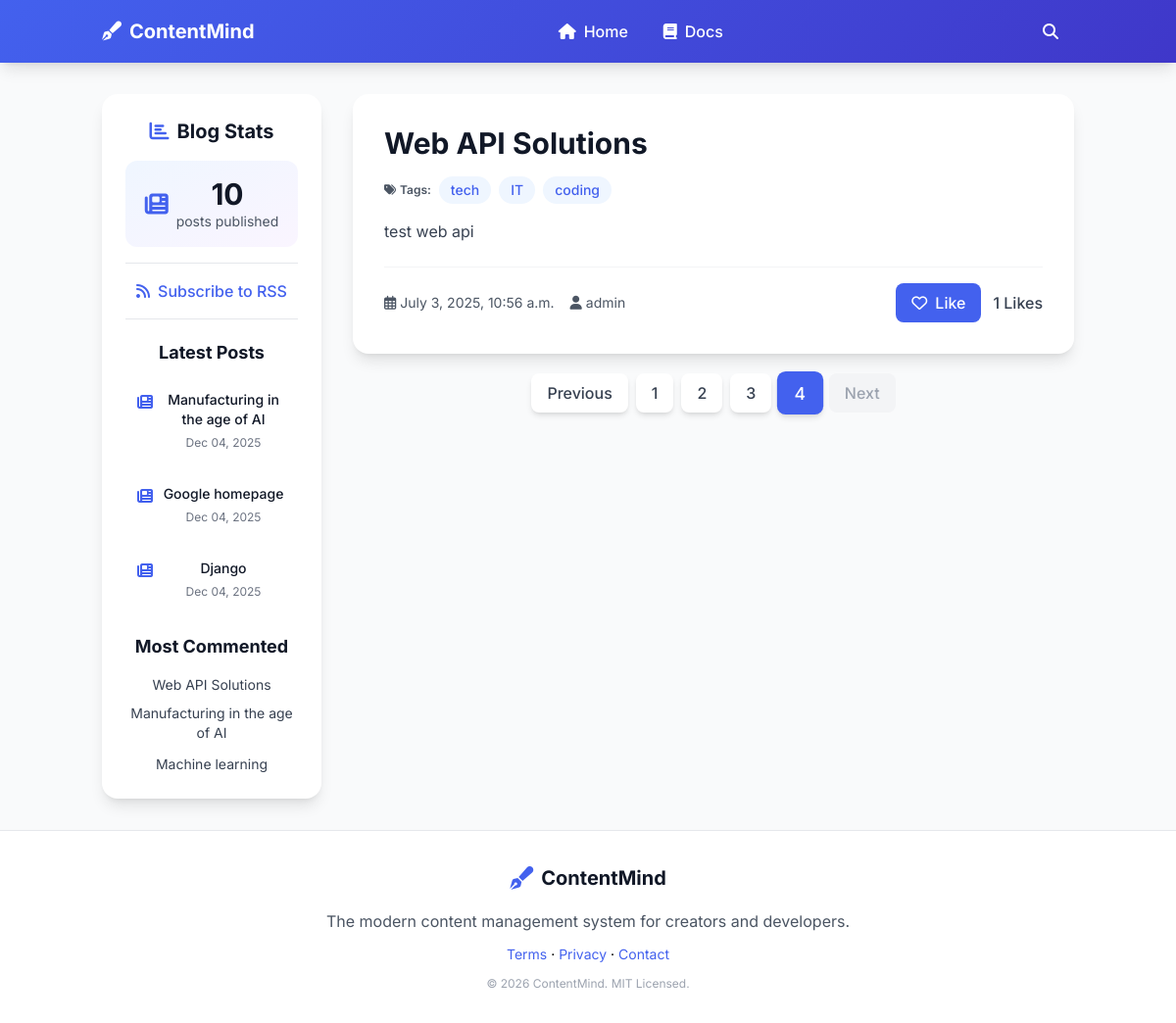
/?page=4, run on the app's committed database.
### cms_blog/models.py (models this page shows, shortened)
class Post(models.Model):
  class Status(models.TextChoices):
    DRAFT = 'DF', 'Draft'
    PUBLISHED = 'PB', 'Published'
  title = models.CharField(max_length=300)
  slug = models.SlugField(max_length=300,unique_for_date='publish',blank=True)
  author = models.ForeignKey(settings.AUTH_USER_MODEL, on_delete=models.CASCADE, related_name='blog_posts')
  body = RichTextField()
  like_count = models.PositiveIntegerField(default=0)
  publish = models.DateTimeField(default=timezone.now)
  created = models.DateTimeField(auto_now_add=True)
  updated = models.DateTimeField(auto_now=True)
  status = models.CharField(max_length=3,choices = Status,default=Status.DRAFT)
  objects = models.Manager()  # The default manager.
  published = PublishedManager()  # Custom manager for published posts.
  tags = TaggableManager()
  hit_count_generic = GenericRelation(HitCount, object_id_field='object_pk', related_query_name='hit_count')
  class Meta:
    ordering = ['publish']
    indexes = [models.Index(fields=['-publish'])]
  def get_absolute_url(self):
      return reverse("cms_blog:post_detail", args=[self.publish.year,self.publish.month,self.publish.day,self.slug])

### cms_blog/views.py (the view)
# urls.py: path('', post_list, name='post_list'),
def post_list(request,tag_slug=None):
  post_list = Post.published.all().order_by('-publish')
  liked_posts = request.session.get('liked_posts', [])
  tag = None
  if tag_slug:
    tag = get_object_or_404(Tag,slug=tag_slug)
    post_list = post_list.filter(tags__in=[tag])
  paginator = Paginator(post_list,3)
  page_number = request.GET.get('page',1)
  try:
    posts = paginator.page(page_number)
  except PageNotAnInteger:
    posts = paginator.page(1)
  except EmptyPage:
    posts = paginator.page(paginator.num_pages)
  return render(request,'list.html',{'posts':posts,'tag':tag,'liked_posts': liked_posts})

### cms_blog/models.py (called while the page is built)
  def get_queryset(self):
    return super().get_queryset().filter(status=Post.Status.PUBLISHED)

### cms_blog/templatetags/cms_blog_tags.py (called while the page is built)
@register.simple_tag
def total_posts():
  return Post.published.count()

@register.inclusion_tag('latest_posts.html')
def show_latest_posts(count=5):
  latest_posts = Post.published.order_by('-publish')[:count]
  return {'latest_posts':latest_posts}

@register.simple_tag
def get_most_commented_posts(count=3):
  return Post.published.annotate(total_comments=Count('comments')).order_by('-total_comments')[:count]

@register.filter(name='markdown')
def markdown_format(text):
  return mark_safe(markdown.markdown(text))

### cms_blog/templates/list.html (shortened to what this page needs)
{% extends 'base.html' %} {% load cms_blog_tags %}  {% block content %}
<section class="py-8">
  <div class="grid grid-cols-1 lg:grid-cols-4 gap-8">
    <div class="lg:col-span-1 order-2 lg:order-1">
      <div class="bg-white rounded-2xl shadow-lg p-6 hover-lift sticky top-20 animate-slide-up">
        <div class="text-center">
          <h3 class="text-xl font-bold text-gray-900 mb-4 flex items-center justify-center">
            <i class="fas fa-chart-bar text-primary mr-2"></i>
            Blog Stats
          </h3>
          <div class="bg-gradient-to-br from-blue-50 to-purple-50 rounded-xl p-4 mb-4 transition-all duration-300 hover:shadow-md">
            <div class="flex items-center justify-center space-x-2">
              <i class="fas fa-newspaper text-primary text-2xl"></i>
              <div>
                <div class="text-3xl font-bold text-gray-900">{% total_posts %}</div>
                <div class="text-sm text-gray-600">posts published</div>
              </div>
            </div>
          </div>
          <hr class="my-4 border-gray-200">
          <a href="{% url 'cms_blog:post_feed' %}" class="flex items-center justify-center space-x-2 text-primary hover:text-primary-dark transition-all duration-300 hover:translate-x-1">
            <i class="fas fa-rss"></i>
            <span class="font-medium">Subscribe to RSS</span>
          </a>
          <hr class="my-4 border-gray-200">
          <h4 class="text-lg font-bold text-gray-900 mt-5 mb-3">Latest Posts</h4>
          <div class="space-y-2">
            {% show_latest_posts 3 %}
          </div>
          <h4 class="text-lg font-bold text-gray-900 mt-5 mb-3">Most Commented</h4>
          {% get_most_commented_posts as most_commented_posts %}
          <ul class="space-y-2">
            {% for post in most_commented_posts %}
              <li>
                <a href="{{ post.get_absolute_url }}" class="text-sm text-gray-700 hover:text-primary transition-all duration-300 hover:translate-x-1 inline-block">
                  {{post.title}}
                </a>
              </li>
            {% endfor %}
          </ul>
        </div>
      </div>
    </div>
    <div class="lg:col-span-3 order-1 lg:order-2">
      <div class="space-y-6">
        {% for post in posts %}
        <article class="bg-white rounded-2xl shadow-lg overflow-hidden hover-lift animate-slide-up" style="animation-delay: {{ forloop.counter0|add:0|stringformat:"d" }}00ms">
          <div class="p-6 lg:p-8">
            <h2 class="text-3xl font-bold text-gray-900 mb-4 transition-colors duration-300 hover:text-primary">
              <a href="{{post.get_absolute_url}}">
                {{post.title}}
              </a>
            </h2>
            {% if post.tags.all %}
            <div class="flex flex-wrap gap-2 mb-4">
              <span class="inline-flex items-center space-x-1 text-xs font-semibold text-gray-600">
                <i class="fas fa-tags"></i>
                <span>Tags:</span>
              </span>
              {% for tag in post.tags.all %}
              <a href="{% url 'cms_blog:post_list_by_tag' tag.slug %}" class="bg-blue-50 text-primary px-3 py-1 rounded-full text-sm font-medium transition-all duration-300 hover:bg-primary hover:text-white hover:scale-105">
                {{tag.name}}
              </a>
              {% endfor %}
            </div>
            {% endif %}
            <div class="prose prose-lg max-w-none mb-6 text-gray-700">
              <p>{{post.body | markdown | truncatewords_html:30}}</p>
            </div>
            <div class="flex flex-col sm:flex-row justify-between items-start sm:items-center gap-4 pt-4 border-t border-gray-100">
              <div class="flex items-center space-x-4 text-sm text-gray-600">
                <span class="flex items-center space-x-1 transition-colors duration-300 hover:text-primary">
                  <i class="far fa-calendar-alt"></i>
                  <span>{{post.publish}}</span>
                </span>
                <span class="flex items-center space-x-1 transition-colors duration-300 hover:text-primary">
                  <i class="fas fa-user"></i>
                  <span>{{post.author}}</span>
                </span>
              </div>
              <form method="POST" action="{% url 'cms_blog:like_post' post.id %}" class="flex items-center space-x-3">
                {% if request.session.liked_posts and post.id in request.session.liked_posts %}
                  <button type="submit" class="flex items-center space-x-2 bg-red-500 text-white px-4 py-2 rounded-lg font-medium transition-all duration-300 hover:bg-red-600 hover:scale-105 hover:shadow-lg">
                    <i class="fas fa-heart"></i>
                    <span>Unlike</span>
                  </button>
                {% else %}
                  <button type="submit" class="flex items-center space-x-2 bg-primary text-white px-4 py-2 rounded-lg font-medium transition-all duration-300 hover:bg-primary-dark hover:scale-105 hover:shadow-lg">
                    <i class="far fa-heart"></i>
                    <span>Like</span>
                  </button>
                {% endif %}
                <span class="text-gray-700 font-medium">{{ post.like_count }} Likes</span>
              </form>
            </div>
          </div>
        </article>
        {% empty %}
        <div class="bg-yellow-50 border-l-4 border-yellow-400 text-yellow-800 px-6 py-4 rounded-lg animate-scale-in">
          No posts available yet.
        </div>
        {% endfor %}
      </div>
      {% include 'pagination.html' with page=posts %}
    </div>
  </div>
</section>
{% endblock content %}

### cms_blog/templates/latest_posts.html
{% for post in latest_posts %}
<a
  href="{{ post.get_absolute_url }}"
  class="block p-3 rounded-lg transition-all duration-300 hover:bg-blue-50 hover:translate-x-1 group"
>
  <div class="flex items-start space-x-2">
    <i
      class="fas fa-newspaper text-primary mt-1 group-hover:scale-110 transition-transform duration-300"
    ></i>
    <div class="flex-1">
      <h5
        class="text-sm font-medium text-gray-900 group-hover:text-primary transition-colors duration-300"
      >
        {{post.title}}
      </h5>
      <span class="text-xs text-gray-500"
        >{{ post.publish|date:"M d, Y" }}</span
      >
    </div>
  </div>
</a>
{% endfor %}

### cms_blog/templates/base.html (style rules this page uses)
body { font-family: "Inter", sans-serif; }
.hover-lift { transition: all 0.3s cubic-bezier(0.4, 0, 0.2, 1); }

### data on the page
Post: title "Manufacturing in the age of AI", publish "Dec 04, 2025"
Post: title "Google homepage", publish "Dec 04, 2025"
Post: title "Django", publish "Dec 04, 2025"
Post: title "Web API Solutions", body "test web api", publish "July 3, 2025, 10:56 a.m.", author "admin", like_count "1"
Post: title "Machine learning"
Tag: name "tech"
Tag: name "IT"
Tag: name "coding"

### other printed values
{{ num }} "1" "2" "3"
{{ num }} "4"
